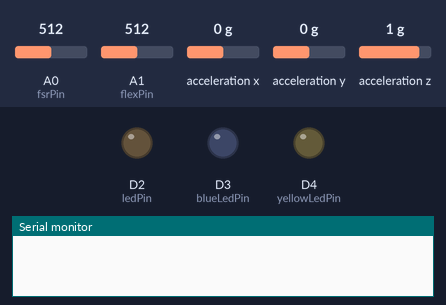
Bench run of a sketch on a simulated Arduino Nano 33 IoT. Parts: output pins drawn as LEDs (lit = HIGH), the last lines printed to the serial monitor. The test bench sets the inputs (shaded band); at power-on: A0 (fsrPin) = 512, A1 (flexPin) = 512, acceleration x 0 g, acceleration y 0 g, acceleration z 1 g. Nothing arrives over Bluetooth unless stated; a phone connects over Bluetooth LE 3 s after start.

Above: at 0.0 s.
At 6.1 s:
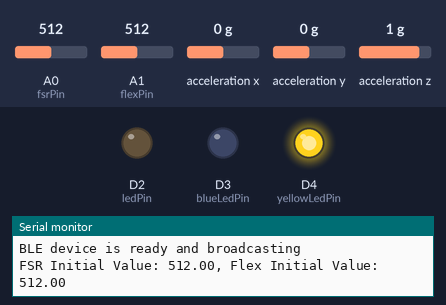
Timing chart, 0 to 7.6 s (numbered marks = the images above):
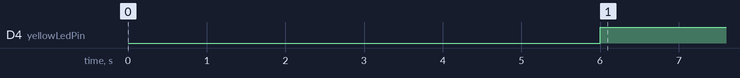

The sketch:

Anklet.ino
```cpp
/* The anklet can output the change value of pressure and bending through FSR and Flex Sensor.
When the change exceeds the normal range, the red light will light and give an early warning.
The detection is stopped when severe motion is detected and the blue light is on.
The yellow light is on when Bluetooth is connected.*/

#include <Arduino.h>
#include <Wire.h>
#include <ArduinoBLE.h>
#include <Arduino_LSM6DS3.h> // Include the IMU library

// Define analog input pins for the sensors
const int fsrPin = A0; // FSR sensor connected to A0
const int flexPin = A1; // Flex sensor connected to A1
const int ledPin = 2; // Red LED connected to digital pin 2
const int blueLedPin = 3; // Blue LED connected to digital pin 3
const int yellowLedPin = 4; // Yellow LED connected to digital pin 4

// Variables to store initial values and changes
float fsrInitial = 0;
float flexInitial = 0;
float fsrChange = 0;
float flexChange = 0;

// Variables for calculating averages
float fsrSum = 0;
float flexSum = 0;
int readingsCount = 0;

// Filtered change variables
float filteredFsrChange = 0;
float filteredFlexChange = 0;

unsigned long lastMeasurementTime = 0; // Time of the last measurement
unsigned long lastOutputTime = 0; // Time of the last output
const long measurementInterval = 3000; // Measurement interval in milliseconds
const long outputInterval = 15000; // Output interval in milliseconds

// BLE service and characteristics
BLEService sensorService("1101"); // Custom service UUID
BLEFloatCharacteristic fsrCharacteristic("2101", BLERead | BLENotify); // FSR characteristic
BLEFloatCharacteristic flexCharacteristic("2102", BLERead | BLENotify); // Flex characteristic

void setup() {
  Serial.begin(9600); // Start serial communication
  pinMode(fsrPin, INPUT);
  pinMode(flexPin, INPUT);
  pinMode(ledPin, OUTPUT);// Set the three LED pins as output
  pinMode(blueLedPin, OUTPUT);
  pinMode(yellowLedPin, OUTPUT);
  delay(1000); // Wait for the serial connection to stabilize

  // Initialize IMU
if (!IMU.begin()) {
  Serial.println("Failed to initialize IMU!");
  while (1);
}

  // BLE setup
  if (!BLE.begin()) {
    Serial.println("Starting BLE failed!");
    while (1);
  }

  BLE.setLocalName("Ankle_Swelling_Monitor");
  BLE.setAdvertisedService(sensorService);
  sensorService.addCharacteristic(fsrCharacteristic);
  sensorService.addCharacteristic(flexCharacteristic);
  BLE.addService(sensorService);
  // Initialize the FSR and Flex characteristics with initial values
  fsrCharacteristic.writeValue(0.0);
  flexCharacteristic.writeValue(0.0);

  BLE.advertise();
  Serial.println("BLE device is ready and broadcasting");

  // Measure initial values
  for (int i = 0; i < 5; i++) {
    fsrSum += analogRead(fsrPin);
    flexSum += analogRead(flexPin);
    delay(1000); // Measure once per second
  }
  fsrInitial = fsrSum / 5; // Calculate average FSR initial value
  flexInitial = flexSum / 5; // Calculate average Flex initial value

  // Output initial values to the serial monitor
  Serial.print("FSR Initial Value: ");
  Serial.print(fsrInitial);
  Serial.print(", Flex Initial Value: ");
  Serial.println(flexInitial);

  lastMeasurementTime = millis();
  lastOutputTime = millis();
}

void loop() {
  unsigned long currentMillis = millis();

  if (BLE.connected()) {
    digitalWrite(yellowLedPin, HIGH); // Turn on the yellow LED when BLE is connected
} else {
    digitalWrite(yellowLedPin, LOW); // Turn off the yellow LED when BLE is not connected
}

  float ax, ay, az; // Variables to store accelerometer data
  IMU.readAcceleration(ax, ay, az); // Read acceleration data

  // Calculate the magnitude of acceleration
  float accelerationMagnitude = sqrt(ax * ax + ay * ay + az * az);

  // Define a threshold for violent movement detection
  const float movementThreshold = 2.0;

  // Check if the magnitude of acceleration exceeds the threshold
  if (accelerationMagnitude > movementThreshold) {
    digitalWrite(blueLedPin, HIGH); // Turn on the blue LED
    Serial.println("Violent movement detected, stopping sensor checks.");
    // Do not process sensor data or update characteristics when movement is violent
    return; // Skip the rest of the loop
  } else {
    digitalWrite(blueLedPin, LOW); // Ensure the blue LED is off when there's no violent movement
  }
  // Measure sensor values every 3 seconds
  if (currentMillis - lastMeasurementTime >= measurementInterval) {
    lastMeasurementTime = currentMillis;
    fsrChange = analogRead(fsrPin) - fsrInitial;
    flexChange = analogRead(flexPin) - flexInitial;

    // Accumulate changes for averaging
    filteredFsrChange += fsrChange;
    filteredFlexChange += flexChange;
    readingsCount++;
  }

  // Output average changes every 15 seconds
  if (currentMillis - lastOutputTime >= outputInterval) {
    lastOutputTime = currentMillis;

    // Calculate average changes
    if (readingsCount > 0) { // Avoid division by zero
      filteredFsrChange /= readingsCount;
      filteredFlexChange /= readingsCount;

      // Update BLE characteristics
      fsrCharacteristic.writeValue(filteredFsrChange);
      flexCharacteristic.writeValue(filteredFlexChange);

      Serial.print("FSR Change: ");
      Serial.print(filteredFsrChange);
      Serial.print(", Flex Change: ");
      Serial.println(filteredFlexChange);

      // Check if changes exceed thresholds and issue warnings
      if (filteredFsrChange > 50) {
        Serial.println("Ankle swelling detected: FSR");
        digitalWrite(ledPin, HIGH); // Turn on the LED
      }
      if (filteredFlexChange < -1) {
        Serial.println("Ankle swelling detected: Flex");
        digitalWrite(ledPin, HIGH); // Turn on the LED
      }

      // If there are no warnings, turn off the LED
      if (filteredFsrChange <= 50 && filteredFlexChange >= -1) {
        digitalWrite(ledPin, LOW); // Turn off the LED
       }

      // Reset variables for the next 15-second cycle
      filteredFsrChange = 0;
      filteredFlexChange = 0;
      readingsCount = 0;
    }
  }
}
```

Measured:
- by itself, D4 (yellowLedPin): LOW → HIGH at 6.0 s
